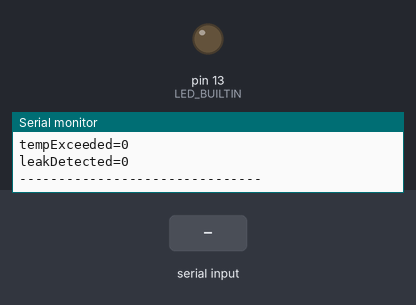
Bench run of a sketch on a simulated Arduino Mega 2560, built with avr-gcc and run on an emulated ATmega2560. On the bench: output pins drawn as LEDs (lit = HIGH), the last lines printed to the serial monitor. The inputs (shaded band) are chosen by the test bench.

Above: at 1.2 s.
1.3 s: "90,45\n" received over the second serial link
At 3.5 s:
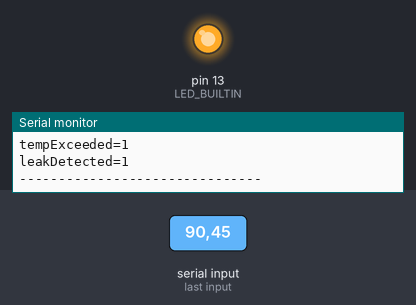
3.8 s: "1,90\n" received over the second serial link
At 5.7 s:
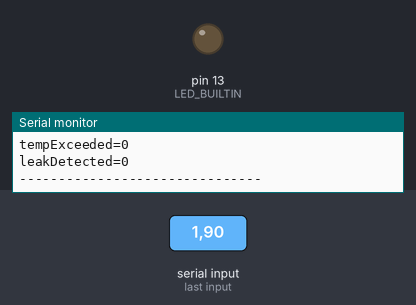
6.3 s: "30,150\n" received over the second serial link
At 7.6 s:
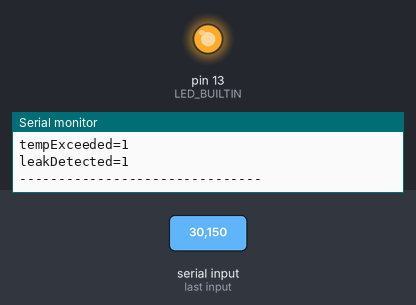
Timing chart, 0 to 9.3 s (numbered marks = the images above; inputs shaded):
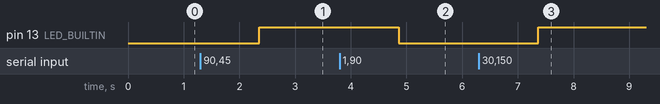

Measured:
- after the input at 1.3 s, pin 13 (LED_BUILTIN): LOW → HIGH after 1.1 s
- after the input at 3.8 s, pin 13 (LED_BUILTIN): HIGH → LOW after 1.1 s
- after the input at 6.3 s, pin 13 (LED_BUILTIN): LOW → HIGH after 1.1 s

The sketch:

SerialReadSafety.ino
```cpp
/*This file is part of a code test for the serial communication function between
  two Arduinos. This is the code for the receiver. We are testing for sending a string of text
  with the status of the temperature and possible leaks.

  Code uses Serial3, PINS 14(TX3) and 15(RX3).
*/
bool tempExceeded;
bool leakDetected;

void setup() {
  Serial.begin(9600); //Start communication with the computer
  Serial3.begin(115200); //Start communication with the other Arduino
  pinMode(LED_BUILTIN,OUTPUT);
}

void loop() {
     SerialReadSafety();
}

void SerialReadSafety() {
        //Variable to store the string to be received
        char serialMessage[14];
        //Read message from the other Arduino
        Serial3.readBytes(serialMessage,14);
        //Turns the string into a float starting after "Temp:"
        int index=String(serialMessage).indexOf("Temp:")+5;
        tempExceeded=String(serialMessage).substring(index).toInt();
        //Does the same for "Leak:"
        index=String(serialMessage).indexOf("Leak:")+5;
        leakDetected=String(serialMessage).substring(index).toInt();

         //For debugging
         Serial.println("-----Serial communication:-----");
         Serial.print("Message received:");
         Serial.println(serialMessage);
         Serial.print("tempExceeded=");
         Serial.println(tempExceeded);
         Serial.print("leakDetected=");
         Serial.println(leakDetected);
         Serial.println("-------------------------------");

         if (tempExceeded==1) {
             digitalWrite(LED_BUILTIN, HIGH);
         }else {
             digitalWrite(LED_BUILTIN, LOW);
         }

}
```
